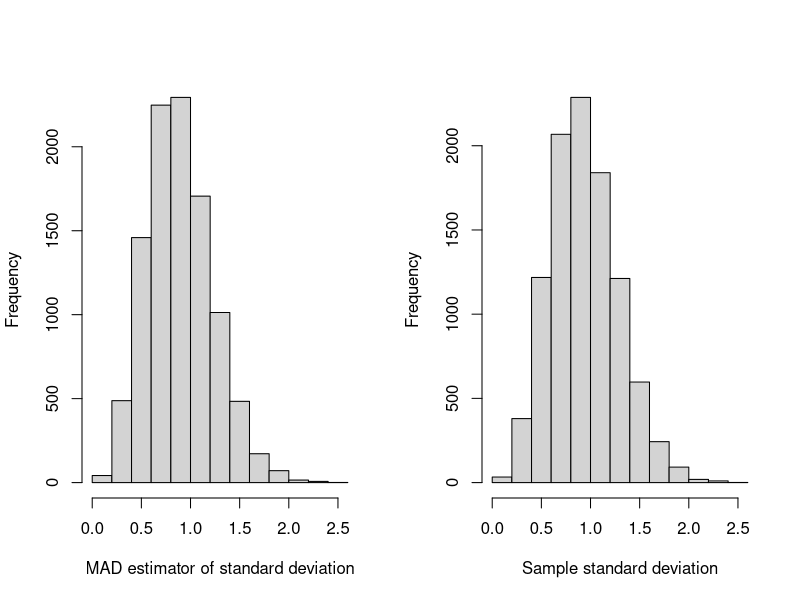

The R source for this figure:
# STAT-12 - Homework C ##

# Loading package #
library(e1071)

# Auxiliar functions #
mad <- function(x) (1/length(x))*sum(abs(x-mean(x))) 
sim <- function(n) {
  A <- matrix(rnorm(10000*n), ncol=n)
  sigma_hat <- sqrt(pi/2)*apply(A, 1, mad)
  s <- apply(A, 1, sd)
  sim <- data.frame(sigma_hat, s)
  return(sim)
}

# Running simulation #
df <- sim(5)

# Checking bias #
mean(df$sigma_hat)
mean(df$s)

# Graphical presentation #
par(mfrow=c(1,2))
hist(df$sigma_hat, main="", xlab="MAD estimator of standard deviation", breaks=15)
hist(df$s, main="", xlab="Sample standard deviation", breaks=15)
